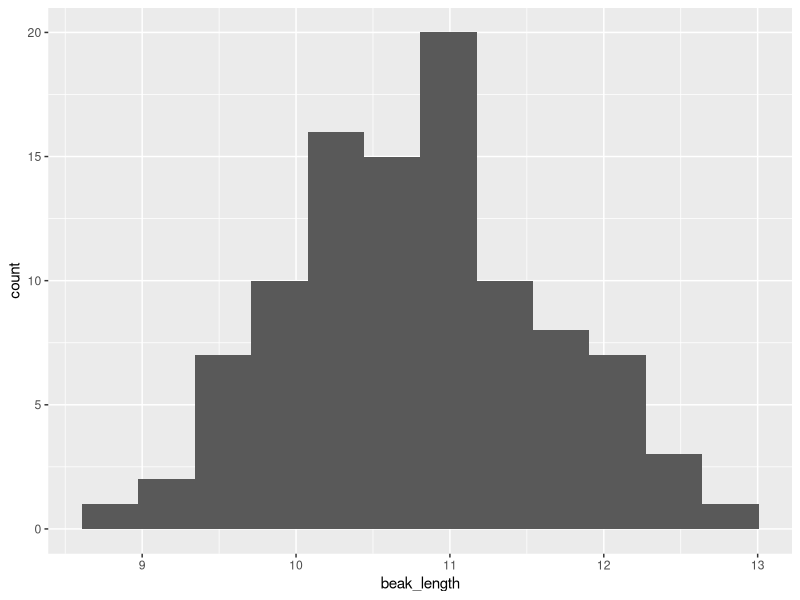
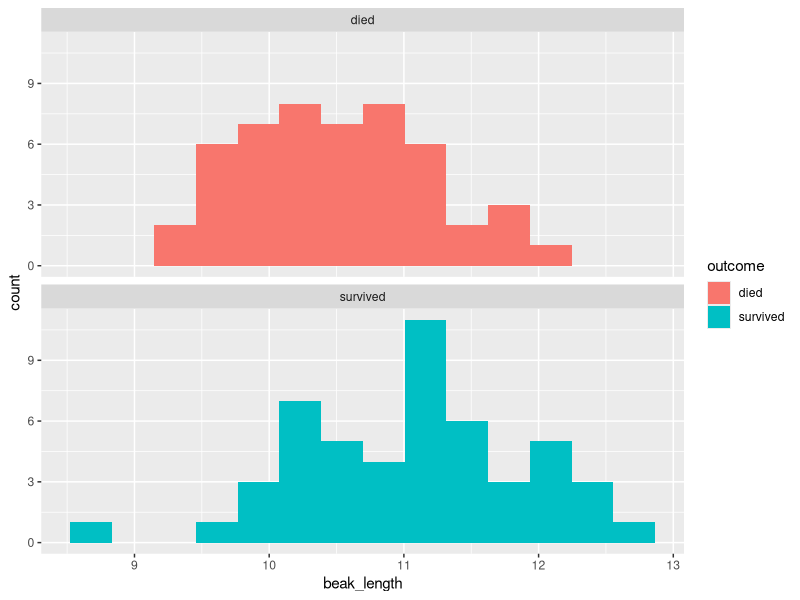
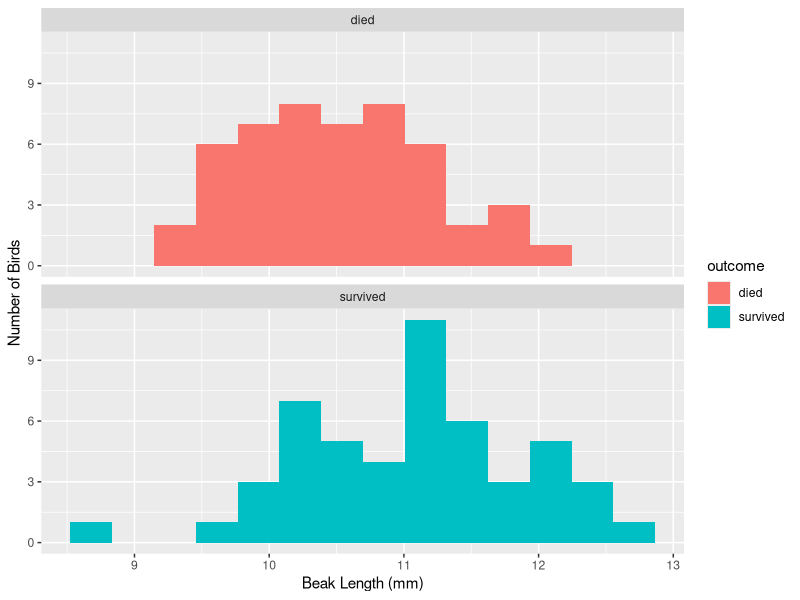
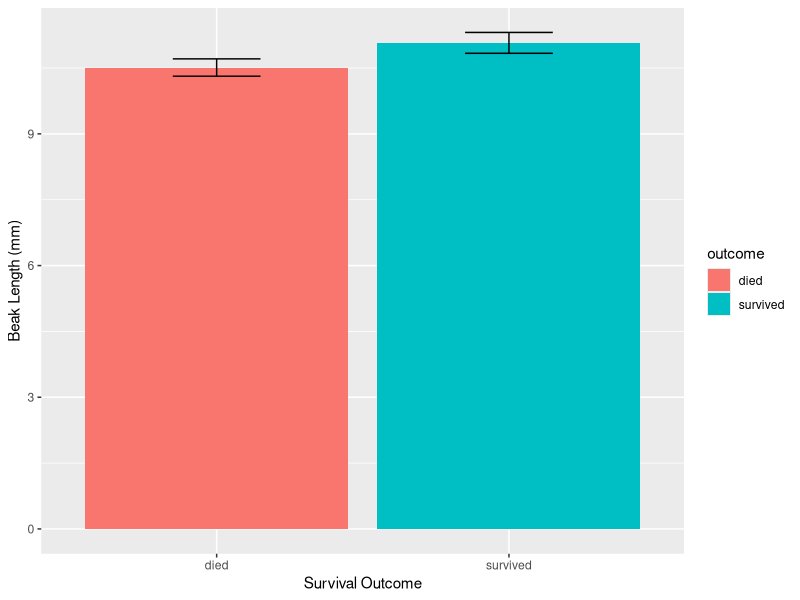

The R script that drew these images, in order:
## ---- chunk 1
library(readxl)                # load readxl, for reading Excel files
library(tidyverse)             # load tidyverse, for working with datasets
## ---- chunk 2
finches <- read_excel("finches_data.xlsx")
## ---- chunk 3
finches
## ---- chunk 4
glimpse(finches)
## ---- chunk 5
ggplot(
  data = finches,                  # use the finches dataset
  mapping = aes(x = beak_length)   # put beak length on the x axis
) +
  geom_histogram(bins = 12)        # use 12 bins (default is 30)
## ---- chunk 6
ggplot(
  data = finches, 
  mapping = aes(x = beak_length, fill = outcome)
) +
  geom_histogram(bins = 14) +
  facet_wrap(~ outcome, ncol = 1)
## ---- chunk 7
ggplot(
  data = finches, 
  mapping = aes(x = beak_length, fill = outcome)
) +
  geom_histogram(bins = 14) +
  facet_wrap(~ outcome, ncol = 1) +
  labs(
    x = "Beak Length (mm)",
    y = "Number of Birds"
  )
## ---- chunk 8
summary(finches)
## ---- chunk 9
summary <- finches %>% 
  summarize(mean = mean(beak_length),
            sd = sd(beak_length),
            n = n()) %>% 
  mutate(sem = sd / sqrt(n),
         upper = mean + 2 * sem,
         lower = mean - 2 * sem)
summary
## ---- chunk 10
grouped_summary <- finches %>% 
  group_by(outcome) %>% 
  summarize(mean = mean(beak_length),
            sd = sd(beak_length),
            n = n()) %>% 
  mutate(sem = sd / sqrt(n),
         upper = mean + 2 * sem,
         lower = mean - 2 * sem)
grouped_summary
## ---- chunk 11
ggplot(
  data = grouped_summary, 
  mapping = aes(x = outcome, y = mean, fill = outcome)
) +
  geom_col() +
  geom_errorbar(aes(ymin = lower, ymax = upper), width = .3) +
  labs(
    x = "Survival Outcome",
    y = "Beak Length (mm)"
  )
## ---- chunk 12
beak_length_died <-
  finches %>% 
  filter(outcome == "died") %>% 
  pull(beak_length)
beak_length_died  # print the new object in the console
## ---- chunk 13
beak_length_survived <-
  finches %>% 
  filter(outcome == "survived") %>% 
  pull(beak_length)
beak_length_survived
## ---- chunk 14
t.test(beak_length_died, beak_length_survived)
